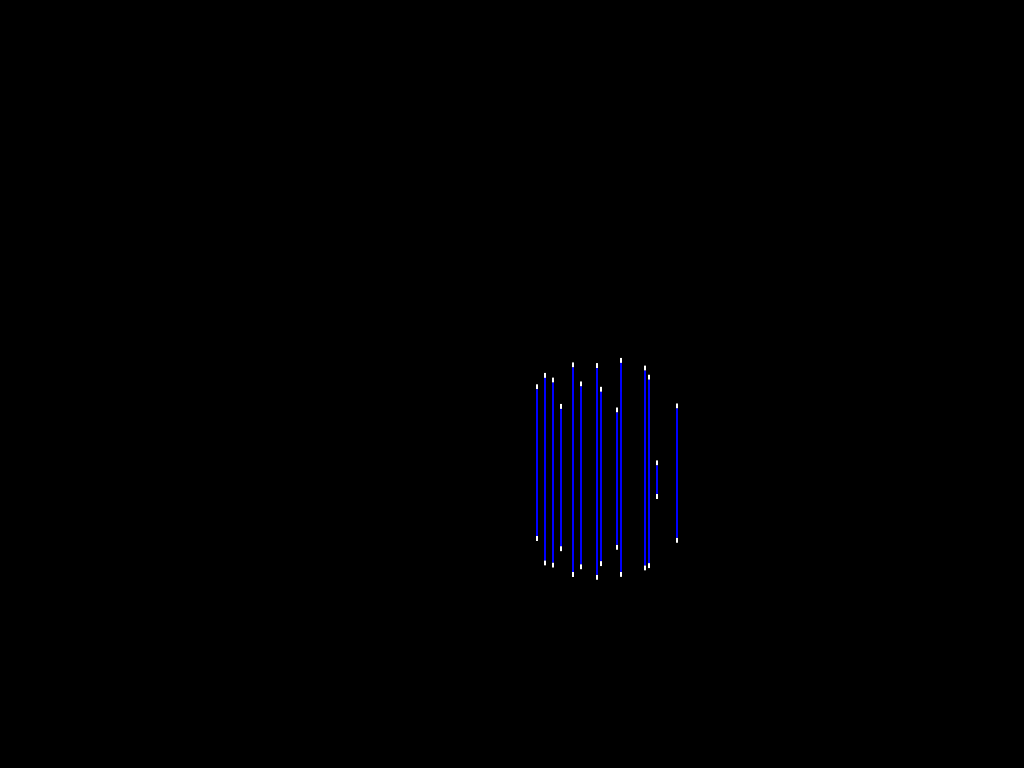
Frame 1 (no input)
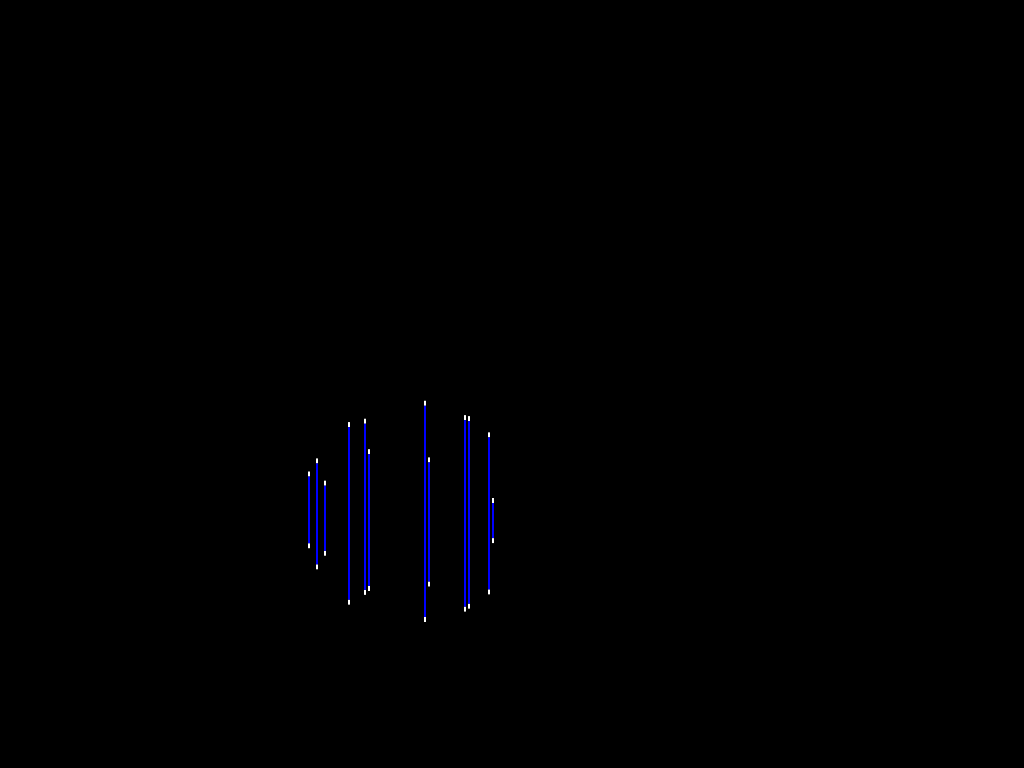
Frame 60 (the mouse pressed at the canvas centre just before this capture)
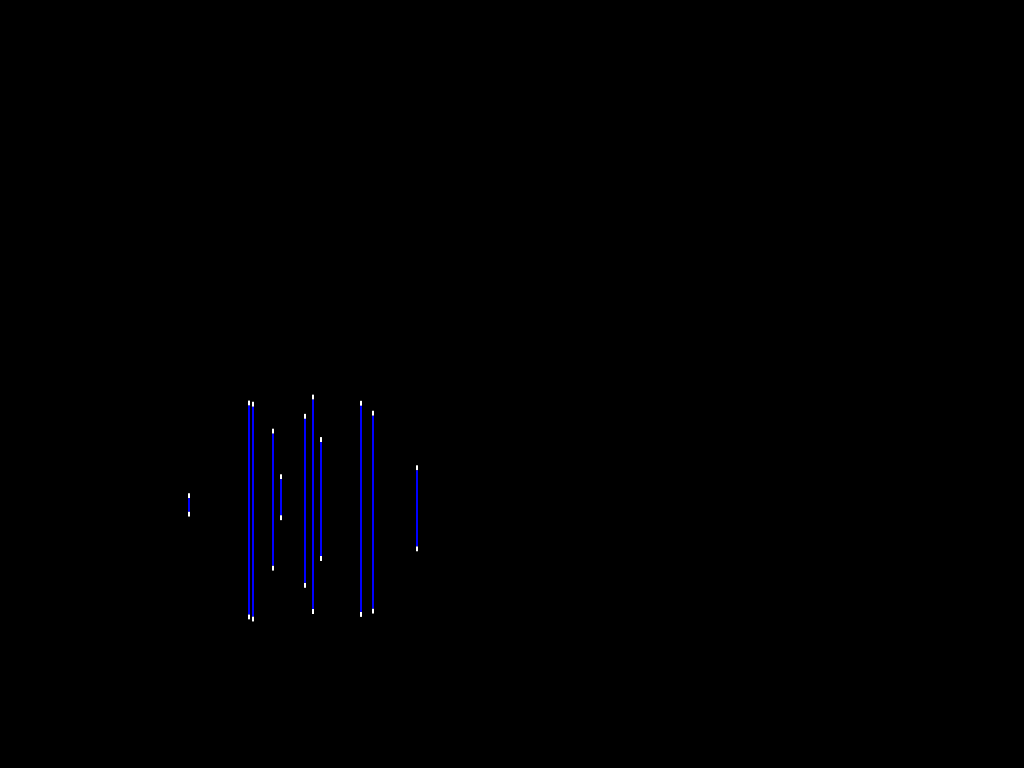
Frame 120 (the mouse held since frame 60 and released just before this capture)

The Processing sketch that drew these frames (run headless with seeded random() and noise(); from frame 60 on, the mouse is pressed at the canvas centre):

// Processing sketch: globe_1_02_orbit
// ── globe_1_02_orbit.pde
// Wiremap Renderer for GLOBE
// by


//              /      \
//       ______/________\______
//      /      \        /      \
//     /________\      /________\______
//    /                \         |     \
//   /   /      \       \_____   |      \
//      /________\______         |      /
//      \        /      \        |_____/
//       \      /________\
//              \          \     /
//               \_____      \ /
//                           / \
//                         /     \

// October 10, 06

// This program builds a 3d globe that bounces around in a 3d field.
// Eventually, I hope to program a gravity field that will work in any of the six cardinal directions.

// Variables for Physical Wiremap
// units in MILLIMETERS

  float depth = 3000.00;                     // distance from projector Mapline
  float map_length = 1280.00;                // mapline length
  float depth_unit = 5.00;                   // units, in inches, along hyp
  float map_unit = 5.00;                     // units, in inches, along mapline
  int wire = 256;                            // number of wires in contraption

// Variables for the Projector

  int wires_hit = 256;                       // how many wires the projector hits
  float ppmm = 0.80;                         // pixels per mm

// Variables for to build the Map

  float[] map = new float[wire];             // distance from mapline to point of intersection along hypot
  float[] x_by_ind = new float[wire];        // x coordinate for each wire
  float[] z_by_ind = new float[wire];        // z coordinate for each wire

// Variables for the Shape to be rendered (a globe)

  float[] globe = new float[3];              // globe x,y,z coords
  float radius = 120.00;                     // globe radius

// Variables for slivers

  int dot_height = 5;                       // height of dots in pxs

// Varaibles for key input

  float step = 3;                           // how far the globe moves / button press

// Variables for 256

  int string_pix_count = 2;

// Variables for Bouncing
  int x_step = 6;
  int x_direction = 1;
  int y_step = 12;
  int y_direction = 1;
  int z_step = 30;
  int z_direction = 1;

void setup() {
  size(1024, 768);
  background(255);
  loader();
  globe[0]=0;
  globe[1]=300;
  globe[2]=2400;
}

void draw() {
  noStroke();
  frameRate(30);
  fill(0);
  rect(0,0,width,height);

  //globe[1] = 600 - (150 * sq(float(millis())/1000));
  globe[0] = 210 * sin(float(millis())/400);
  globe[1] = 300 + 50 * sin(float(millis())/400);
  globe[2] = 2400 + 210 * cos(float(millis())/400);
  if (globe[0] > 440 || globe[0] < -440) {
    x_direction *= -1;
  }
  if (globe[1] > 600 || globe[1] < 200) {
    y_direction *= -1;
  }
  if (globe[2] > 2800 || globe[2] < 2240) {
    z_direction *= -1;
  }
  
  gen_globe(globe[0], globe[1], globe[2], radius);
}

void gen_globe(float x, float y, float z, float rad) {
  for(int i=round((wire - wires_hit)/2); i<round((wire-wires_hit)/2)+wires_hit; i+=1) {
    if((x_by_ind[i] >= (x - rad)) && (x_by_ind[i] <= (x + rad))) {          // if a wire's x is +/- rad inches of globe's
      float local_hyp = sqrt(sq(x_by_ind[i] - x) + sq(z_by_ind[i] - z));    // find the distance
      if(local_hyp <= rad) {                                                              // if the distance from globe to wire's x/y is <radius
        float y_abs = sqrt(sq(rad) - sq(local_hyp));
        float y_top_coord = y + y_abs;
        float y_bot_coord = y - y_abs;                                             // calculate y's intersect
        float y_top_proj = y_top_coord * depth / z_by_ind[i];                      // compensate for projection morphing IN INCHES
        float y_bot_proj = y_bot_coord * depth / z_by_ind[i];
        float y_height_proj = y_top_proj - y_bot_proj;
        fill(255);                                                                    // draw a rectangle at that intersect

        // rect 1 is top dot for sliver
        float left1 = (i-round((wire-wires_hit)/2)) * (width) / wires_hit;
        float top1 = (height/ppmm - y_top_proj) * ppmm;
        float wide1 = width / wires_hit;
        float tall1 = dot_height;
        rect(left1, top1, string_pix_count, tall1);                                                        // draw a rectangle at that intersect

        // rect 2 is bottom dot for sliver
        float left2 = (i-round((wire-wires_hit)/2)) * (width) / wires_hit;
        float top2 = (height/ppmm - y_bot_proj) * ppmm - dot_height;
        float wide2 = width / wires_hit;
        float tall2 = dot_height;
        rect(left2, top2, string_pix_count, tall2);                                                        // draw a rectangle at that intersect

        // rect 3 is filler for sliver
        fill(0,0,255);
        float left3 = (i-round((wire-wires_hit)/2)) * (width) / wires_hit;
        float top3 = (height/ppmm - y_top_proj) * ppmm + dot_height;
        float wide3 = width / wires_hit;
        float tall3 = y_height_proj * ppmm - (dot_height * 2);
        rect(left3, top3, string_pix_count, tall3);                                                        // draw a rectangle at that intersect
      }
    }
  }
}



void keyPressed() {                                           // adjust globe[] accordingly
      if (key == 'w') {
        globe[1] = globe[1] + step;
      } else if (key == 's') {
        globe[1] = globe[1] - step;
      } else if (key == 'e') {
        radius = radius + 5;
      } else if (key == 'd') {
        radius = radius - 5;
      }
}




void loader() {
map[0] = 90;
map[1] = 59;
map[2] = 118;
map[3] = 129;
map[4] = 173;
map[5] = 33;
map[6] = 56;
map[7] = 79;
map[8] = 53;
map[9] = 38;
map[10] = 28;
map[11] = 147;
map[12] = 117;
map[13] = 70;
map[14] = 105;
map[15] = 186;
map[16] = 179;
map[17] = 88;
map[18] = 34;
map[19] = 75;
map[20] = 107;
map[21] = 182;
map[22] = 185;
map[23] = 47;
map[24] = 70;
map[25] = 186;
map[26] = 123;
map[27] = 169;
map[28] = 12;
map[29] = 140;
map[30] = 164;
map[31] = 82;
map[32] = 72;
map[33] = 148;
map[34] = 78;
map[35] = 16;
map[36] = 122;
map[37] = 54;
map[38] = 7;
map[39] = 113;
map[40] = 148;
map[41] = 178;
map[42] = 40;
map[43] = 6;
map[44] = 19;
map[45] = 141;
map[46] = 162;
map[47] = 141;
map[48] = 107;
map[49] = 22;
map[50] = 174;
map[51] = 88;
map[52] = 18;
map[53] = 149;
map[54] = 43;
map[55] = 40;
map[56] = 16;
map[57] = 82;
map[58] = 85;
map[59] = 38;
map[60] = 60;
map[61] = 92;
map[62] = 132;
map[63] = 129;
map[64] = 168;
map[65] = 20;
map[66] = 173;
map[67] = 33;
map[68] = 150;
map[69] = 20;
map[70] = 154;
map[71] = 91;
map[72] = 85;
map[73] = 7;
map[74] = 22;
map[75] = 79;
map[76] = 148;
map[77] = 90;
map[78] = 142;
map[79] = 82;
map[80] = 151;
map[81] = 73;
map[82] = 29;
map[83] = 38;
map[84] = 4;
map[85] = 171;
map[86] = 189;
map[87] = 83;
map[88] = 16;
map[89] = 59;
map[90] = 134;
map[91] = 96;
map[92] = 69;
map[93] = 128;
map[94] = 169;
map[95] = 23;
map[96] = 159;
map[97] = 24;
map[98] = 157;
map[99] = 154;
map[100] = 167;
map[101] = 52;
map[102] = 112;
map[103] = 6;
map[104] = 135;
map[105] = 142;
map[106] = 87;
map[107] = 65;
map[108] = 177;
map[109] = 183;
map[110] = 19;
map[111] = 26;
map[112] = 58;
map[113] = 30;
map[114] = 45;
map[115] = 44;
map[116] = 83;
map[117] = 85;
map[118] = 0;
map[119] = 16;
map[120] = 141;
map[121] = 155;
map[122] = 83;
map[123] = 68;
map[124] = 123;
map[125] = 108;
map[126] = 132;
map[127] = 29;
map[128] = 15;
map[129] = 43;
map[130] = 52;
map[131] = 130;
map[132] = 16;
map[133] = 49;
map[134] = 93;
map[135] = 23;
map[136] = 82;
map[137] = 47;
map[138] = 76;
map[139] = 168;
map[140] = 67;
map[141] = 27;
map[142] = 191;
map[143] = 81;
map[144] = 144;
map[145] = 71;
map[146] = 24;
map[147] = 123;
map[148] = 22;
map[149] = 78;
map[150] = 69;
map[151] = 108;
map[152] = 141;
map[153] = 151;
map[154] = 65;
map[155] = 85;
map[156] = 39;
map[157] = 43;
map[158] = 145;
map[159] = 37;
map[160] = 181;
map[161] = 84;
map[162] = 78;
map[163] = 117;
map[164] = 63;
map[165] = 50;
map[166] = 158;
map[167] = 150;
map[168] = 17;
map[169] = 75;
map[170] = 57;
map[171] = 149;
map[172] = 5;
map[173] = 148;
map[174] = 175;
map[175] = 42;
map[176] = 33;
map[177] = 179;
map[178] = 146;
map[179] = 134;
map[180] = 120;
map[181] = 68;
map[182] = 5;
map[183] = 19;
map[184] = 6;
map[185] = 100;
map[186] = 162;
map[187] = 138;
map[188] = 4;
map[189] = 43;
map[190] = 99;
map[191] = 66;
map[192] = 7;
map[193] = 62;
map[194] = 27;
map[195] = 177;
map[196] = 83;
map[197] = 154;
map[198] = 102;
map[199] = 162;
map[200] = 46;
map[201] = 172;
map[202] = 132;
map[203] = 38;
map[204] = 98;
map[205] = 140;
map[206] = 42;
map[207] = 57;
map[208] = 165;
map[209] = 92;
map[210] = 160;
map[211] = 72;
map[212] = 14;
map[213] = 140;
map[214] = 182;
map[215] = 79;
map[216] = 91;
map[217] = 135;
map[218] = 45;
map[219] = 177;
map[220] = 159;
map[221] = 51;
map[222] = 63;
map[223] = 98;
map[224] = 45;
map[225] = 84;
map[226] = 25;
map[227] = 148;
map[228] = 8;
map[229] = 134;
map[230] = 116;
map[231] = 58;
map[232] = 151;
map[233] = 171;
map[234] = 111;
map[235] = 101;
map[236] = 119;
map[237] = 138;
map[238] = 20;
map[239] = 14;
map[240] = 47;
map[241] = 66;
map[242] = 188;
map[243] = 4;
map[244] = 110;
map[245] = 24;
map[246] = 3;
map[247] = 52;
map[248] = 31;
map[249] = 95;
map[250] = 19;
map[251] = 72;
map[252] = 125;
map[253] = 79;
map[254] = 55;
map[255] = 185;


  globe[0] = 0;                                    
  globe[1] = radius;
  globe[2] = 0;


  for(int j=0; j<wire; j++) {                         // calculates x and z coordinates of each wire
    float xmap = (0 - (map_length / 2)) + j*map_unit;
    float hyp = sqrt(sq(xmap) + sq(depth));
    z_by_ind[j] = depth - map[j]*5;
    x_by_ind[j] = xmap - xmap*map[j]/hyp*depth_unit;
  }
}
